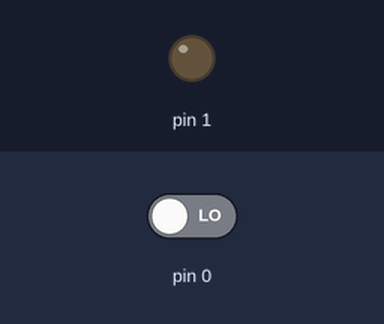
Recording of a sketch running on a simulated Arduino Uno, built with avr-gcc and run on an emulated ATmega328P. Shown: output pins drawn as LEDs (lit = HIGH). The inputs (shaded band) are chosen by the test bench; at power-on: pin 0 LOW.

Above: at 1.2 s.
1.3 s: pin 0 driven HIGH
At 2.5 s:
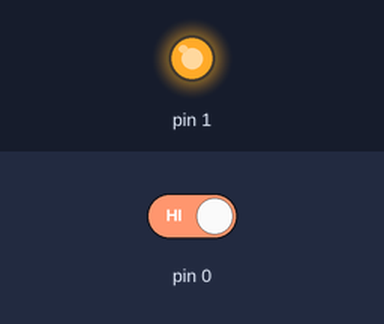
Timing chart, 0 to 4.3 s (numbered marks = the images above; inputs shaded):
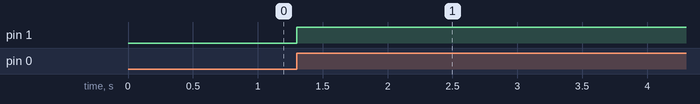

The sketch:

test.ino
```cpp
void setup() {
    pinMode(0, INPUT);
    pinMode(1, OUTPUT);
}

void loop() {
    if (digitalRead(0) == HIGH) {
        digitalWrite(1, HIGH);
    }
}
```

Measured:
- after the input at 1.3 s, pin 1: LOW → HIGH at once
